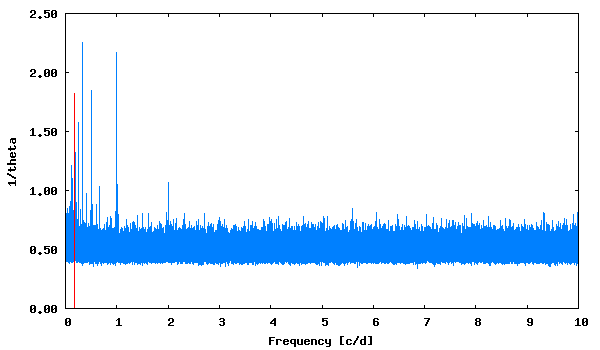

This figure's gnuplot source:
set term png size 600,350 medium
set colors classic
set output "phase_lc_3.lk.png"
set xlabel "Frequency [c/d]"
set ylabel "1/theta"
set format y "%5.2f"
plot [] "lk.periodogram" using 1:2 with lines linecolor 3 title "", "<echo '0.167053  1.82'" with impulses linecolor 1 title ""
 
